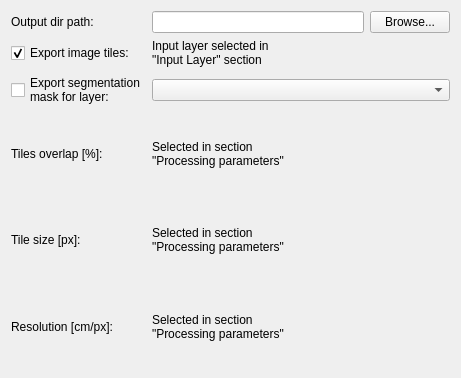
<?xml version="1.0" encoding="UTF-8"?>
<ui version="4.0">
 <class>Form</class>
 <widget class="QWidget" name="Form">
  <property name="geometry">
   <rect>
    <x>0</x>
    <y>0</y>
    <width>461</width>
    <height>378</height>
   </rect>
  </property>
  <property name="windowTitle">
   <string>Form</string>
  </property>
  <layout class="QVBoxLayout" name="verticalLayout">
   <item>
    <layout class="QGridLayout" name="gridLayout_2">
     <item row="2" column="1" colspan="2">
      <widget class="QgsMapLayerComboBox" name="mMapLayerComboBox_maskLayer"/>
     </item>
     <item row="5" column="0">
      <widget class="QLabel" name="label_6">
       <property name="text">
        <string>Resolution [cm/px]:</string>
       </property>
      </widget>
     </item>
     <item row="0" column="1">
      <widget class="QLineEdit" name="lineEdit_outputDirPath">
       <property name="toolTip">
        <string>Path to directory where the generated data will be saved.</string>
       </property>
      </widget>
     </item>
     <item row="1" column="0">
      <widget class="QCheckBox" name="checkBox_exportImageTiles">
       <property name="toolTip">
        <string>Whether tiles from the &quot;Input layer&quot; (the main ortophoto) should be created.</string>
       </property>
       <property name="text">
        <string>Export image tiles:</string>
       </property>
       <property name="checked">
        <bool>true</bool>
       </property>
      </widget>
     </item>
     <item row="0" column="2">
      <widget class="QPushButton" name="pushButton_browseOutputDirectory">
       <property name="text">
        <string>Browse...</string>
       </property>
      </widget>
     </item>
     <item row="1" column="1">
      <widget class="QLabel" name="label_3">
       <property name="text">
        <string>Input layer selected in 
&quot;Input Layer&quot; section</string>
       </property>
      </widget>
     </item>
     <item row="4" column="0">
      <widget class="QLabel" name="label_5">
       <property name="text">
        <string>Tile size [px]:</string>
       </property>
      </widget>
     </item>
     <item row="3" column="0">
      <widget class="QLabel" name="label_4">
       <property name="text">
        <string>Tiles overlap [%]:</string>
       </property>
      </widget>
     </item>
     <item row="0" column="0">
      <widget class="QLabel" name="label_2">
       <property name="text">
        <string>Output dir path:</string>
       </property>
      </widget>
     </item>
     <item row="2" column="0">
      <widget class="QCheckBox" name="checkBox_exportMaskEnabled">
       <property name="toolTip">
        <string>&lt;html&gt;&lt;head/&gt;&lt;body&gt;&lt;p&gt;Whether tiles from the segmentation mask should be created.&lt;/p&gt;&lt;p&gt;Can be used to create training images for the model, if you already have manually annotated the image.&lt;/p&gt;&lt;/body&gt;&lt;/html&gt;</string>
       </property>
       <property name="text">
        <string>Export segmentation
mask for layer: </string>
       </property>
      </widget>
     </item>
     <item row="3" column="1">
      <widget class="QLabel" name="label">
       <property name="text">
        <string>Selected in section 
&quot;Processing parameters&quot;</string>
       </property>
      </widget>
     </item>
     <item row="4" column="1">
      <widget class="QLabel" name="label_7">
       <property name="text">
        <string>Selected in section 
&quot;Processing parameters&quot;</string>
       </property>
      </widget>
     </item>
     <item row="5" column="1">
      <widget class="QLabel" name="label_8">
       <property name="text">
        <string>Selected in section 
&quot;Processing parameters&quot;</string>
       </property>
      </widget>
     </item>
    </layout>
   </item>
  </layout>
 </widget>
 <customwidgets>
  <customwidget>
   <class>QgsMapLayerComboBox</class>
   <extends>QComboBox</extends>
   <header>qgsmaplayercombobox.h</header>
  </customwidget>
 </customwidgets>
 <resources/>
 <connections/>
</ui>
